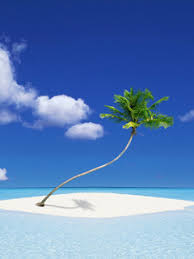
#> input picture images/tropical.jpeg, 194 x 259 px, found by its file name
$ python Hw1_q2.py
#> lines starting #> are read from the running program, lines starting #| are printed output that depends on the picture
#!/usr/bin/env python
# coding: utf-8

# ## Start Here

# In[431]:


import numpy as np
import pandas as pd
import matplotlib.pyplot as plt
from PIL import Image
from matplotlib.pyplot import imshow


# In[432]:


from PIL import Image
from matplotlib.pyplot import imshow
get_ipython().run_line_magic('matplotlib', 'inline')

def read_img(path):
    """
    Read image and store it as an array, given the image path.
    Returns the 3 dimensional image array.
    """
    img = Image.open(path)
#> img is the input picture: PIL image 194x259 RGB; mean R, G, B 90.7, 127.1, 184.8
    img_arr = np.array(img, dtype='int32')
    img.close()
    return img_arr

# [8 lines left out: function display_image, not called in this run]


#
# # Insert the image path :

# The results in the report are not all reflected in the code below. I am on;y displaying the code for the tropical image:

# In[441]:


img_arr= read_img("/Users/sawid/Documents/CDA_Files/tropical.jpeg")

img_arr_football = read_img("/Users/sawid/Downloads/homework1/data/football.bmp")
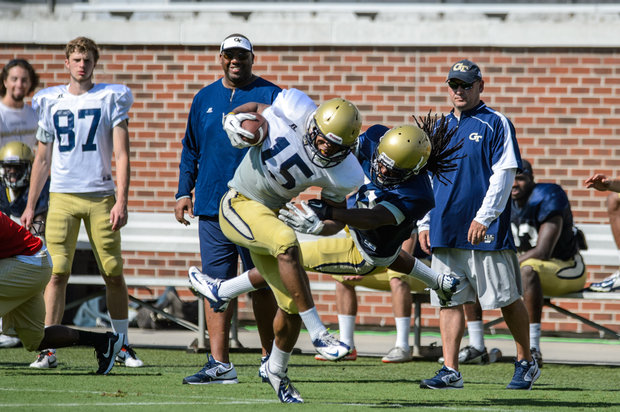
#> input picture images/football.bmp, 620 x 412 px, found by its file name
#> in read_img, img is the input picture: PIL image 620x412 RGB; mean R, G, B 126.6, 124.1, 114.2
img_arr_beach= read_img("/Users/sawid/Downloads/homework1/data/beach.bmp")
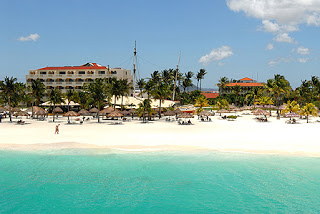
#> input picture images/beach.bmp, 320 x 214 px, found by its file name
#> in read_img, img is the input picture: PIL image 320x214 RGB; mean R, G, B 136.9, 173.1, 170.4

# display_image(img_arr)

r, c, l = img_arr.shape
#> r = 259; c = 194; l = 3
img_reshaped = np.reshape(img_arr, (r*c, l), order="C")


# ## Run the code below

# Below are the building blocks for functions that we are going to call later
#

# In[435]:


# please note that some of the code was retrived from my CSE 6040 assignment in Spring 2020
# [30 lines left out: functions init_centers, compute_d2, compute_distance_med, not called in this run]
def assign_cluster_labels(S):
    return np.argmin(S, axis=1)

# [14 lines left out: function update_centers, not called in this run]


def WCSS(S):
    ### BEGIN SOLUTION
    return np.sum(np.amin(S, axis=1))
    ### END SOLUTION

def has_converged(old_centers, centers):
    return set([tuple(x) for x in old_centers]) == set([tuple(x) for x in centers])


# This is the function that assigns medoids as centers:

# In[436]:


# [18 lines left out: function swap_centers_all, not called in this run]


# Bring it all together for kmeans and kmedoids :

# In[437]:


import random
random.seed(100)
# [27 lines left out: function kmeans, not called in this run]


# In[444]:


import random
random.seed(100)
# [33 lines left out: function Kmed, not called in this run]


# ## K- medoids Results K=3

# In[445]:


get_ipython().run_cell_magic('time', '', '# labels, centers, S = Kmed(img_reshaped, 3, img_reshaped[0:3,], 10)\nclass_, centroid= Kmed(img_reshaped, 3, None, 10)')


# In[446]:


#> (the run stopped early here; a loop or call above may not have finished)
